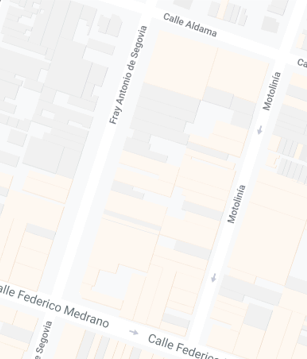
#> input picture map3chiquito.PNG, 307 x 359 px, found by its file name
$ python 'mapaPrimCompletar (3).py'   (older library calls are emulated)
#> lines starting #> are read from the running program, lines starting #| are printed output that depends on the picture; after the words box and inside, x2 and y2 are one past the last pixel; in counts of white or black regions, pixels touching at a corner belong together


import cv2
import numpy as np


def Prim(grafos):

    listaVisitados = []
    grafoResultante = {}
    listaOrdenada = []

    origen = list(grafos.keys())[0]


    for destino, peso in grafos[origen]:
        listaOrdenada.append((origen, destino, peso))


    pos=0
    act=0
    listAux=[]
    for i in range(len(listaOrdenada)):
        listAux=listaOrdenada[i]
        act=listaOrdenada[i][2]
        pos=i
        while pos> 0 and listaOrdenada[pos-1][2] > act:
            listaOrdenada[pos] = listaOrdenada[pos-1]
            pos=pos-1
        listaOrdenada[pos]=listAux


    while listaOrdenada:
      #5.-TOMAR VERTICE DE LA LISTA ORDENADA Y ELIMINARLO
      vertice = listaOrdenada.pop(0)
      d = vertice[1]

      #6.-SI EL DESTINO NO ESTA EN LA LISTA DE VISITADOS
      if d not in listaVisitados:


        #print(vertice)
        #print("----------------")
        #print(grafos)
        #7.- AGREGAR A LA LISTA DE VISITADOS EN NODO DESTINO
        listaVisitados.append(d)
        #8.- AGREGAR A LA LISTA ORDENADA LOS ADYACENTES DEL NODO DESTINO
        #"d" QUE NO HAN SIDO VISITADOS

        #print(type(d))
        #print(d)
        #print(grafos[d])

        if d not in grafos:
            continue


        for key, lista in grafos[d]:
          if key not in listaVisitados:
            listaOrdenada.append((d, key, lista))


        #####ORDENAMIENTO APLICADO A LA LISTA :
        listaOrdenada = [(c,a,b) for a,b,c in listaOrdenada]
        listaOrdenada.sort()
        listaOrdenada = [(a,b,c) for c,a,b in listaOrdenada]
        #9.-AGREGAR VERTICE AL GRAFO RESULTANTE
        # PARA COMPRENDER MEJOR, EN LAS SIGUIENTES LINEAS SE TOMA EL "VERTICE", QUE EN ESTE CASO
        # ES UNA TUPLA QUE CONTIENE TRES VALORES; EL VERTICE EN SU POSICIÓN 0 ES EL VALOR DEL NODO ORIGEN
        # EL VÉRTICE EN SU POSICIÓN 1 ES EL NODO DESTINO, Y EL VÉRTICE EN SU POSICIÓN 2 ES EL PESO DE LA ARISTA ENTRE AMBOS NODOS,
        # Y A CONTINUACIÓN SE AGREGAN ESOS VALORES AL GRAFO
        origen  = vertice[0]
        destino = vertice[1]
        peso    = vertice[2]

        if origen in grafoResultante:
          if destino in grafoResultante:
            lista = grafoResultante[origen]
            grafoResultante[origen] = lista + [(destino, peso)]
            lista = grafoResultante[destino]
            lista.append((origen, peso))
            grafoResultante[destino] = lista
          else:
            grafoResultante[destino] = [(origen, peso)]
            lista = grafoResultante[origen]
            lista.append((destino, peso))
            grafoResultante[origen] = lista
        elif destino in grafoResultante:
          grafoResultante[origen] = [(destino, peso)]
          lista = grafoResultante [destino]
          lista.append((origen, peso))
          grafoResultante[destino] = lista
        else:
          grafoResultante[destino] = [(origen, peso)]
          grafoResultante[origen] = [(destino, peso)]


    return grafoResultante;
    """
    for key, lista in grafoResultante.items():
        print(key,end='jjjjj')
        print(lista)
    """

"""
#cone sta funcion reviso si un punto ya esta en alguna de mis listas
def isInTheList(elemento,arreglo):
    for i in arreglo:
        if np.array_equal(i,elemento):
            return True
    return False
"""


#para cargar el mapa
mapa = cv2.imread('C:\\Users\\Laptop\\Downloads\\map3chiquito.PNG')
#> mapa is the input picture: shape (359, 307, 3); mean B, G, R 243, 245.4, 247.5
#pasamos la imagen a escala de grises
gray = cv2.cvtColor(mapa,cv2.COLOR_BGR2GRAY)


#muestro la imagen en escala de grises
"""
cv2.imshow('mapa',gray)
cv2.waitKey()
"""

#obtengo un binarizacion en blaco todos lo pixeles cuyo valor en sea entre 254 y 255
ret,th1 = cv2.threshold(gray,254,255,cv2.THRESH_BINARY)
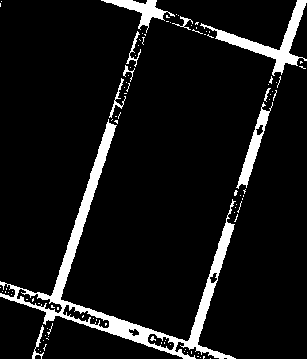
#> th1: shape (359, 307); 8.4% white; 100 white regions (90 under 20 px), largest, box (x1, y1, x2, y2) and area: (0, 119, 236, 359) 5455, (200, 0, 307, 76) 1533, (236, 102, 273, 189) 747
#hago un kernel de 11x11 de unos. Los Kernels se acostumbra hacerse de tamaño no par y cuadrados
#para que se den una idea algo asi:
"""
1 1 1 1 1 1 1 1 1 1 1
1 1 1 1 1 1 1 1 1 1 1
1 1 1 1 1 1 1 1 1 1 1
1 1 1 1 1 1 1 1 1 1 1
1 1 1 1 1 1 1 1 1 1 1
1 1 1 1 1 1 1 1 1 1 1
1 1 1 1 1 1 1 1 1 1 1
1 1 1 1 1 1 1 1 1 1 1
1 1 1 1 1 1 1 1 1 1 1
1 1 1 1 1 1 1 1 1 1 1
1 1 1 1 1 1 1 1 1 1 1
"""
kernel = np.ones((11,11), np.uint8)
#aplico un filtro de dilatacion. Este filtro hace que los puntos los puntos blancos se expandan
#probocando que algunos puntitos negros desaparecan #le pueden hacer un cv.imshow para que vean el resultado
th1 = cv2.dilate(th1,kernel,1)
#> th1: shape (359, 307); 23.2% white; 2 white regions, box (x1, y1, x2, y2) and area: (0, 0, 307, 359) 25493, (0, 0, 7, 12) 79
kernel = np.ones((11,11), np.uint8)
#Despues aplico uno de erosion que hace lo opuesto al de dilatacion
th1 = cv2.erode(th1,kernel,1)
#> th1: shape (359, 307); 11.6% white; 2 white regions (1 under 20 px), largest, box (x1, y1, x2, y2) and area: (0, 0, 307, 359) 12778
#aplico un flitro gausiando de 5x5  para suavisar los bordes
th1 = cv2.GaussianBlur(th1,(5,5),cv2.BORDER_DEFAULT)


#muestro como queda mi mapa
"""
cv2.imshow('thres',th1)
cv2.waitKey()
"""

#Aplico la deteccion de Esquinas de Harris. para mas informacion consulten https://docs.opencv.org/3.4/dc/d0d/tutorial_py_features_harris.html
dst = cv2.cornerHarris(th1,2,3,0.05)
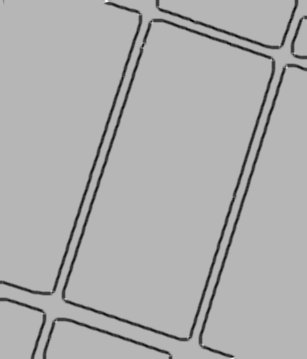
#> dst: shape (359, 307) float32; min -0.00218, max 0.000869, mean -9.44e-05; drawn with min black and max white
ret, dst = cv2.threshold(dst,0.04*dst.max(),255,0)
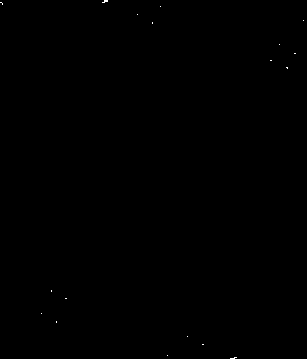
#> dst: shape (359, 307) float32; 0.04% white in thin lines or dots
#> ret = 3.48e-05
dst = np.uint8(dst)
#> dst: shape (359, 307); 0.04% white in thin lines or dots
ret,th2 = cv2.threshold(th1,235,255,cv2.THRESH_BINARY)
#> th2: shape (359, 307); 7.9% white; 1 white region, box (x1, y1, x2, y2) and area: (0, 0, 307, 359) 8720
th2 = cv2.dilate(th2,kernel,1)
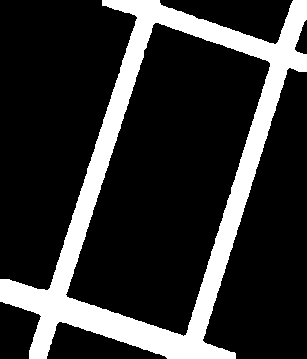
#> th2: shape (359, 307); 19.6% white; 1 white region, box (x1, y1, x2, y2) and area: (0, 0, 307, 359) 21655
#aqui devuelvo la imagen binarizada a tres canales
th2 = cv2.cvtColor(th2,cv2.COLOR_GRAY2BGR)
# find centroids
ret, labels, stats, centroids = cv2.connectedComponentsWithStats(dst,30, cv2.CV_32S)
#> labels: shape (359, 307) int32; 19 distinct labels, from 0 to 18
#> ret = 19; stats = 19 rows, first 6: [0, 0, 307, 359, 110166], [102, 0, 6, 3, 11], [0, 2, 3, 3, 4], [160, 6, 1, 1, 1], [137, 14, 1, 1, 1], [303, 20, 1, 1, 1]; centroids = 19 rows, first 8: [153, 179], [104.8, 0.909], [1.25, 2.75], [160, 6], [137, 14], [303, 20], [152, 22.5], [279, 44]
vertices=np.int0(centroids)
#> vertices = 19 rows, first 8: [152, 179], [104, 0], [1, 2], [160, 6], [137, 14], [303, 20], [152, 22], [279, 44]

aux1=vertices
#> aux1 has the same summary as vertices
aux2=vertices
#> aux2 has the same summary as vertices
verticesConectados=[]
aristas=[]

#print(aux1)

grafos = {}

#aqui voy a buscar cuales son las esquinas que estan conectadas
for h in range(len(aux1)):
    i=aux1[h]
    for k in range(h,len(aux2)):
        j=aux2[k]
        if not (i==j).all():


            #sacar puntos intermedios

            #Calcular puntos de i y j
            puntoM1 = [ ((i[0]+j[0])//2) , ((i[1]+j[1])//2)  ]

            #Calcular puntos de i y puntoM1
            puntoM2 = [ ((i[0]+puntoM1[0])//2) , ((i[1]+puntoM1[1])//2)  ]

            #Calcular puntos de i y puntoM2
            puntoM4 = [ ((i[0]+puntoM2[0])//2) , ((i[1]+puntoM2[1])//2)  ]

            #Calcular puntos de puntoM2 y puntoM1
            puntoM5 = [ ((puntoM2[0]+puntoM1[0])//2) , ((puntoM2[1]+puntoM1[1])//2)  ]


            #Calcular puntos de puntoM1 y j
            puntoM3 = [ ((puntoM1[0]+j[0])//2) , ((puntoM1[1]+j[1])//2)  ]

            #Calcular puntos de puntoM1 y puntoM3
            puntoM6 = [ ((puntoM1[0]+puntoM3[0])//2) , ((puntoM1[1]+puntoM3[1])//2)  ]

            #Calcular puntos de puntoM3 y j
            puntoM7 = [ ((puntoM3[0]+j[0])//2) , ((puntoM3[1]+j[1])//2)  ]


            blanco = [255,255,255]


            """

            print('es negro' if (th2[puntoM1[1],puntoM1[0]]==[0,0,0]).all() else 'es blanco',end='')
            print(th2[puntoM1[1],puntoM1[0]])
            """

            # Verificar que los 7 puntos sean igual a color blanco significa que hay conexion

            if(
                    (th2[puntoM1[1],puntoM1[0]]==blanco).all() and

                    (th2[puntoM2[1],puntoM2[0]]==blanco).all() and

                    (th2[puntoM3[1],puntoM3[0]]==blanco).all() and

                    (th2[puntoM4[1],puntoM4[0]]==blanco).all() and

                    (th2[puntoM5[1],puntoM5[0]]==blanco).all() and

                    (th2[puntoM6[1],puntoM6[0]]==blanco).all() and

                    (th2[puntoM7[1],puntoM7[0]]==blanco).all()
            ):


                #calcular peso con teorema de pitagora

                peso =  (  (  ( ( i[0]-j[0] )**2 ) + ( (i[1]-j[1])**2  )   )**0.5 )


                #crear grado

                if tuple(i) not in grafos.keys():
                    grafos[tuple(i)] = [ [tuple(j) ,peso] ]
                else:
                    grafos[tuple(i)] += [ [tuple(j) ,peso] ]


                if tuple(j) not in grafos.keys():
                    grafos[tuple(j)] = [ [tuple(i) ,peso] ]
                else:
                    grafos[tuple(j)] += [ [tuple(i) ,peso] ]


                aristas.append([i,j])
#> this loop made 19 passes
#> i on passes 1 to 12: [152, 179], [104, 0], [1, 2], [160, 6], [137, 14], [303, 20], [152, 22], [279, 44], [294, 53], [270, 60], [286, 67], [51, 290]
#> after the loop, aristas = 67 items, first 6: [[104, 0], [160, 6]], [[104, 0], [137, 14]], [[104, 0], [152, 22]], [[104, 0], [279, 44]], [[104, 0], [294, 53]], [[104, 0], [270, 60]]; grafos = 17 items


            #aqui deberian sacar los puntos de intermedios y verificar si i y j estan conectados
                #si estan conectados calcular el costo (la distancia en pixeles entre ellos usan teorema de pitagoras papá) y agregarlos al grafo

#aqui yo dibujo mis lineas de las aristas de color verde, el uno es el grueso de la linea
#arista[0]   y arista[1]  tienen la forma de [fila, columna]

#print(grafos)


for arista in aristas:
    cv2.line(th2, tuple(arista[0]), tuple(arista[1]), (0,255,0), 1)
#> this loop made 67 passes
#> arista on passes 1 to 12: [[104, 0], [160, 6]], [[104, 0], [137, 14]], [[104, 0], [152, 22]], [[104, 0], [279, 44]], [[104, 0], [294, 53]], [[104, 0], [270, 60]], [[104, 0], [286, 67]], [[160, 6], [137, 14]], [[160, 6], [152, 22]], [[160, 6], [294, 53]], [[160, 6], [270, 60]], [[160, 6], [286, 67]]
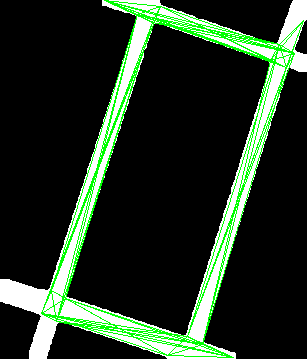
#> th2: shape (359, 307, 3); mean B, G, R 35.2, 50.5, 35.2


#formato es  columna , fila


#cv2.circle(th2,(50, 250), 5, (0,0,255), -1)


#aqui pinto los puntos de las esquinas que son circulos de de radio de 5 pixeles, el -1 indica que van rellenados los circulos
#point tiene la forma [fila, columna]


for point in vertices:
    cv2.circle(th2,(point[0], point[1]), 5, (255,0,0), -1)
#> this loop made 19 passes
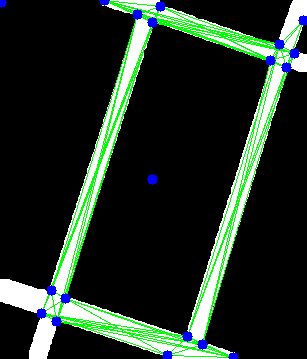
#> th2: shape (359, 307, 3); 1.29% of pixels changed, all inside (x1, y1, x2, y2) = (0, 0, 307, 359)
    #print(th2[point[0],20])


    #print(point[0],point[1])
    #print(th2[point[0],point[1]])


print( len(vertices) )
#| 19
print( len(grafos) )
#| 17
camino = Prim(grafos)
#> in Prim, `origen = list(grafos.keys())[0]`: origen = (104, 0)
#> the loop in Prim, `for destino, peso in grafos[origen]:` made 7 passes
#> (destino, peso) on passes 1 to 7: ((160, 6), 56.32), ((137, 14), 35.85), ((152, 22), 52.8), ((279, 44), 180.4), ((294, 53), 197.3), ((270, 60), 176.5), ((286, 67), 193.9)
#> after the loop in Prim, `for destino, peso in grafos[origen]:`: listaOrdenada = [((104, 0), (160, 6), 56.32), ((104, 0), (137, 14), 35.85), ((104, 0), (152, 22), 52.8), ((104, 0), (279, 44), 180.4), ((104, 0), (294, 53), 197.3), ((104, 0), (270, 60), 176.5), ((104, 0), (286, 67), 193.9)]
#> the loop in Prim, `for i in range(len(listaOrdenada)):` made 7 passes
#> (listAux, act) on passes 1 to 7: (((104, 0), (160, 6), 56.32), 56.32), (((104, 0), (137, 14), 35.85), 35.85), (((104, 0), (152, 22), 52.8), 52.8), (((104, 0), (279, 44), 180.4), 180.4), (((104, 0), (294, 53), 197.3), 197.3), (((104, 0), (270, 60), 176.5), 176.5), (((104, 0), (286, 67), 193.9), 193.9)
#> after the loop in Prim, `for i in range(len(listaOrdenada)):`: listaOrdenada = [((104, 0), (137, 14), 35.85), ((104, 0), (152, 22), 52.8), ((104, 0), (160, 6), 56.32), ((104, 0), (270, 60), 176.5), ((104, 0), (279, 44), 180.4), ((104, 0), (286, 67), 193.9), ((104, 0), (294, 53), 197.3)]
#> the loop in Prim, `while listaOrdenada:` made 74 passes
#> (origen, destino, peso) on passes 2, 3, 10, 11, 12, 13, 17, 36, 37: ((137, 14), (152, 22), 17), ((152, 22), (160, 6), 17.89), ((160, 6), (270, 60), 122.5), ((270, 60), (286, 67), 17.46), ((286, 67), (294, 53), 16.12), ((294, 53), (279, 44), 17.49), ((279, 44), (303, 20), 33.94), ((152, 22), (51, 290), 286.4), ((51, 290), (65, 298), 16.12)
#> (origen, destino, peso) on pass 1: ((104, 0), (137, 14), 35.85)
#> after the loop in Prim, `while listaOrdenada:`: grafoResultante = 17 items; listaOrdenada = []; listaVisitados = [(137, 14), (152, 22), (160, 6), (104, 0), (270, 60), (286, 67), (294, 53), (279, 44), (303, 20), (51, 290), (65, 298), (56, 321), (41, 313), (167, 355), (187, 336), (202, 344), (233, 357)]
#> camino = 17 items
print( len(camino) )
#| 17


for origen,adyacente in camino.items():
    cv2.circle(mapa,(origen), 5, (255,0,0), -1)
    for destino in adyacente:
        cv2.line(mapa, origen, destino[0], (0,0,255), 2)
#> this loop made 17 passes
#> (origen, adyacente) on passes 1 to 9: ((137, 14), [((104, 0), 35.85), ((152, 22), 17), ((104, 0), 35.85)]), ((104, 0), [((137, 14), 35.85), ((137, 14), 35.85)]), ((152, 22), [((137, 14), 17), ((160, 6), 17.89), ((51, 290), 286.4)]), ((160, 6), [((152, 22), 17.89), ((270, 60), 122.5)]), ((270, 60), [((160, 6), 122.5), ((286, 67), 17.46)]), ((286, 67), [((270, 60), 17.46), ((294, 53), 16.12)]), ((294, 53), [((286, 67), 16.12), ((279, 44), 17.49)]), ((279, 44), [((294, 53), 17.49), ((303, 20), 33.94)]), ((303, 20), [((279, 44), 33.94)])
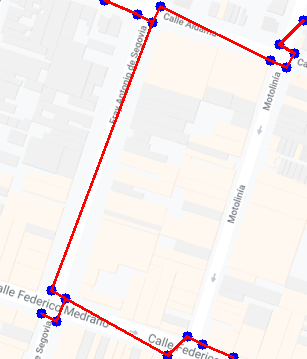
#> mapa: shape (359, 307, 3); 2.8% of pixels changed, all inside (x1, y1, x2, y2) = (36, 0, 307, 359)


cv2.waitKey()


#aqui muestro como quedo de chingon el grafo
cv2.imshow('points',mapa)

cv2.waitKey()
cv2.destroyAllWindows()
